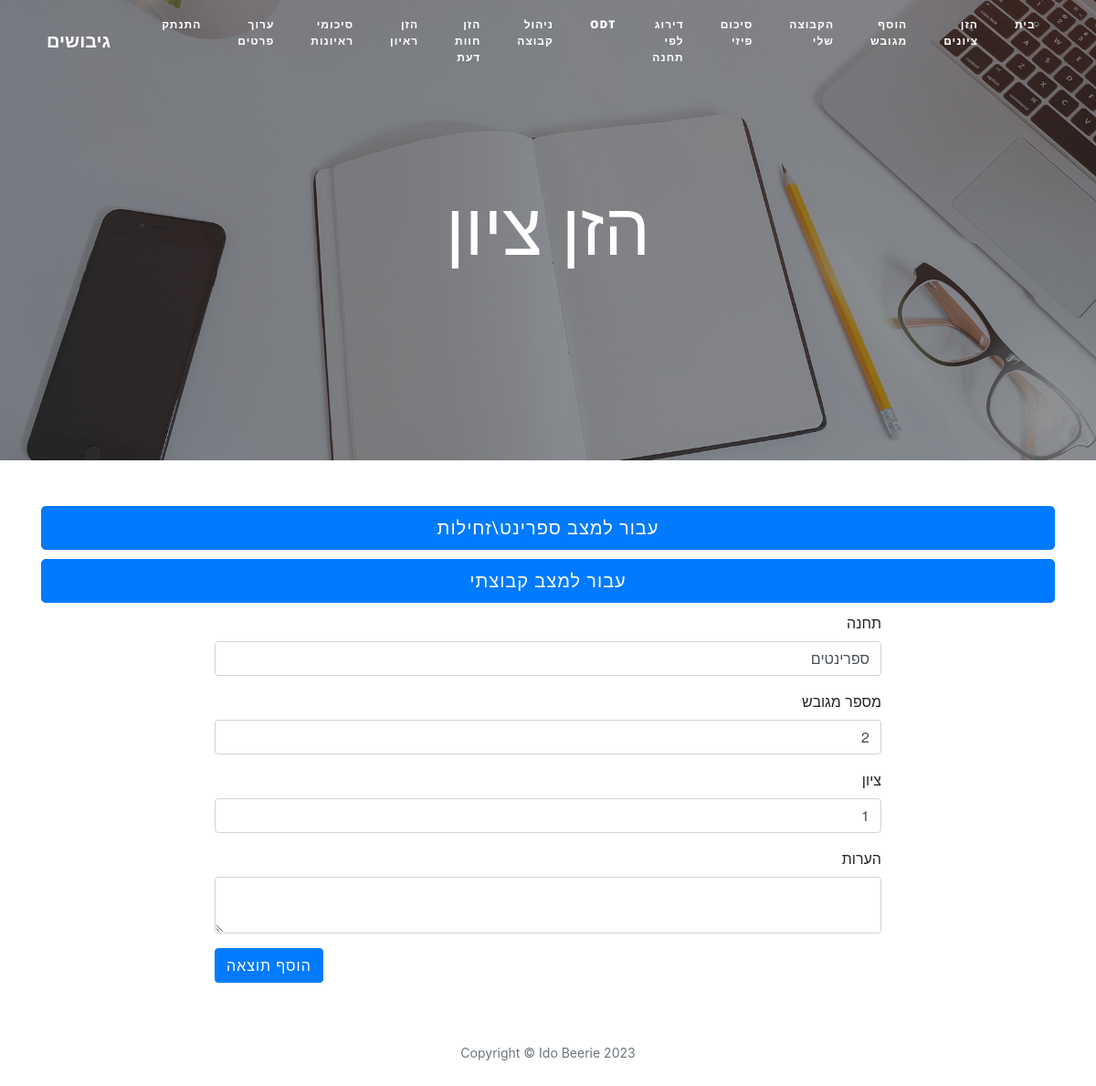
The app's page /edit-review/1 (signed in) with its own data.
### main.py (models this page shows)
class Review(db.Model):
    __tablename__ = "reviews"
    id = db.Column(db.Integer, primary_key=True)
    author_id = db.Column(db.Integer, db.ForeignKey("users.id"))
    author = relationship("User", back_populates="reviews")
    station = db.Column(db.String(1000), nullable=False)
    subject_id = db.Column(db.String(250), db.ForeignKey("candidates.id"))
    subject = relationship("Candidate", back_populates="reviews")
    grade = db.Column(db.Float, nullable=False)
    note = db.Column(db.String(1000))

### main.py (the view, shortened to what this page needs)
@app.route("/edit-review/<int:review_id>", methods=["GET", "POST"])
def edit_review(review_id):
    stations = ["ספרינטים", "זחילות", "משימת מחשבה", "פירוק והרכבת נשק", "מסע", "שקים", "מעגל זנבות","ODT", "אלונקה סוציומטרית", "הרצאות", "בניית שוח", "חפירת בור","חפירת בור מכשול קבוצתי","בניית ערימת חול" , "נאסא", "אחר"]
    review = Review.query.get(review_id)
    candidates = Candidate.query.filter_by(group_id=current_user.id).all()
    candidate_nums = []
    for candidate in candidates:
        if candidate.status != "פרש":
            candidate_nums.append(int(candidate.id.split("/")[1]))
    candidate_nums.sort()
    if "ODT" in review.station:
        form = CreateReviewForm(station=review.station, grade=review.grade, note=review.note,
                                subject=review.subject_id.split("/")[1])
    else:
        form = CreateReviewForm(station=review.station, grade=review.grade, note=review.note, subject=review.subject_id.split("/")[1])
    form.subject.choices = candidate_nums
    form.station.choices = stations
    return render_template("make-post.html", form=form, current_user=current_user)

### forms.py
class CreateReviewForm(FlaskForm):
    station = SelectField("תחנה", validators=[DataRequired()])
    odt = TextAreaField("שם ODT:")
    subject = SelectField("מספר מגובש", validators=[DataRequired()])
    grade = SelectField("ציון", choices=[1, 2, 3, 4], validators=[DataRequired()])
    note = TextAreaField("הערות")
    submit = SubmitField("הוסף תוצאה")

### main.py (called while the page is built)
@login_manager.user_loader
def load_user(user_id):
    return User.query.get(int(user_id))

### templates/make-post.html (shortened to what this page needs)
{% import "bootstrap/wtf.html" as wtf %}
{% block content %}
{% include "header.html" %}
  <header class="masthead" style="background-image: url('{{ url_for('static', filename='img/edit-bg.jpg')}}')">
    <div class="overlay"></div>
    <div class="container">
      <div class="row">
        <div class="col-lg-8 col-md-10 mx-auto">
          <div class="page-heading">
            {% if is_edit %}
            <h1>ערוך חוות דעת</h1>
            {% else: %}
            <h1 style="color: white">הזן ציון</h1>
            {% endif %}
          </div>
        </div>
      </div>
    </div>
      <link href="//maxcdn.bootstrapcdn.com/bootstrap/4.5.0/css/bootstrap.min.css" rel="stylesheet">
  </header>
  <div class="container">
        <a href = "{{ url_for('circles') }}"><button class="btn btn-primary btn-lg btn-block" style="margin-bottom: 10px;"> עבור למצב ספרינט\זחילות</button></a>
      <a href = "{{ url_for('add_new_group_review') }}"><button class="btn btn-primary btn-lg btn-block" style="margin-bottom: 10px;"> עבור למצב קבוצתי</button></a>
    <div class="row">
        <div class="col-lg-8 col-md-10 mx-auto" style="direction: rtl; float: right">
  <form method="POST">
    <div class="form-group">
      <label for="station">תחנה</label>
      {{ form.station(class="form-control", required="required") }}
    </div>
    <div class="form-group">
      <label for="subject">מספר מגובש</label>
      {{ form.subject(class="form-control", required="required") }}
    </div>
    <div class="form-group">
      <label for="grade">ציון</label>
      {{ form.grade(class="form-control", required="required") }}
    </div>
    <div class="form-group">
      <label for="note">הערות</label>
      {{ form.note(class="form-control") }}
    </div>
    <div class="form-group">
      {{ form.submit(class="btn btn-primary") }}
    </div>
  </form>
</div>
    </div>
  </div>
{% include "footer.html" %}
{% endblock %}

### templates/make-post.html (style rules this page uses)
label { direction: rtl; float: right; }

### records on screen
Review: station "ספרינטים", subject "2", grade "1"
